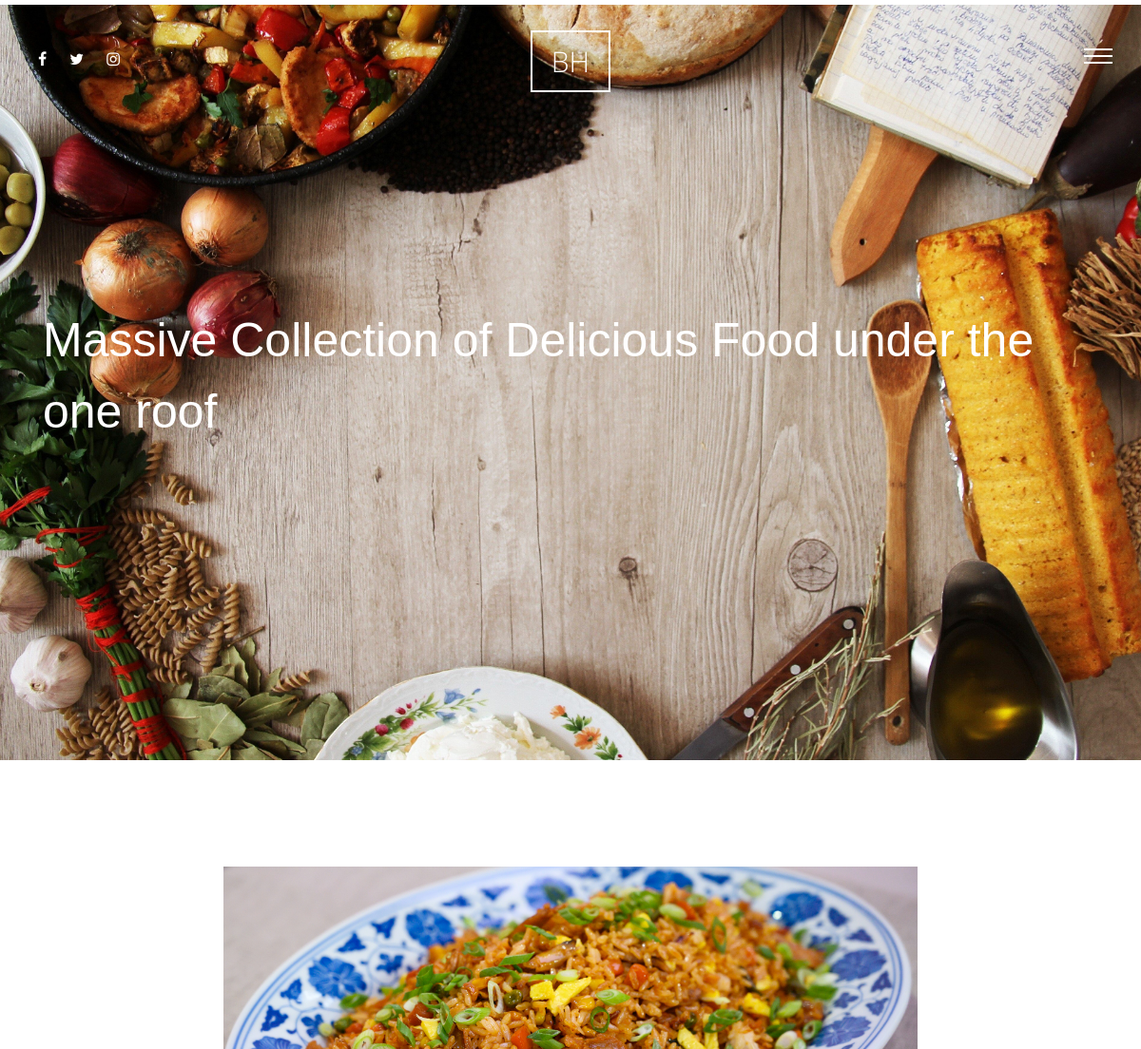
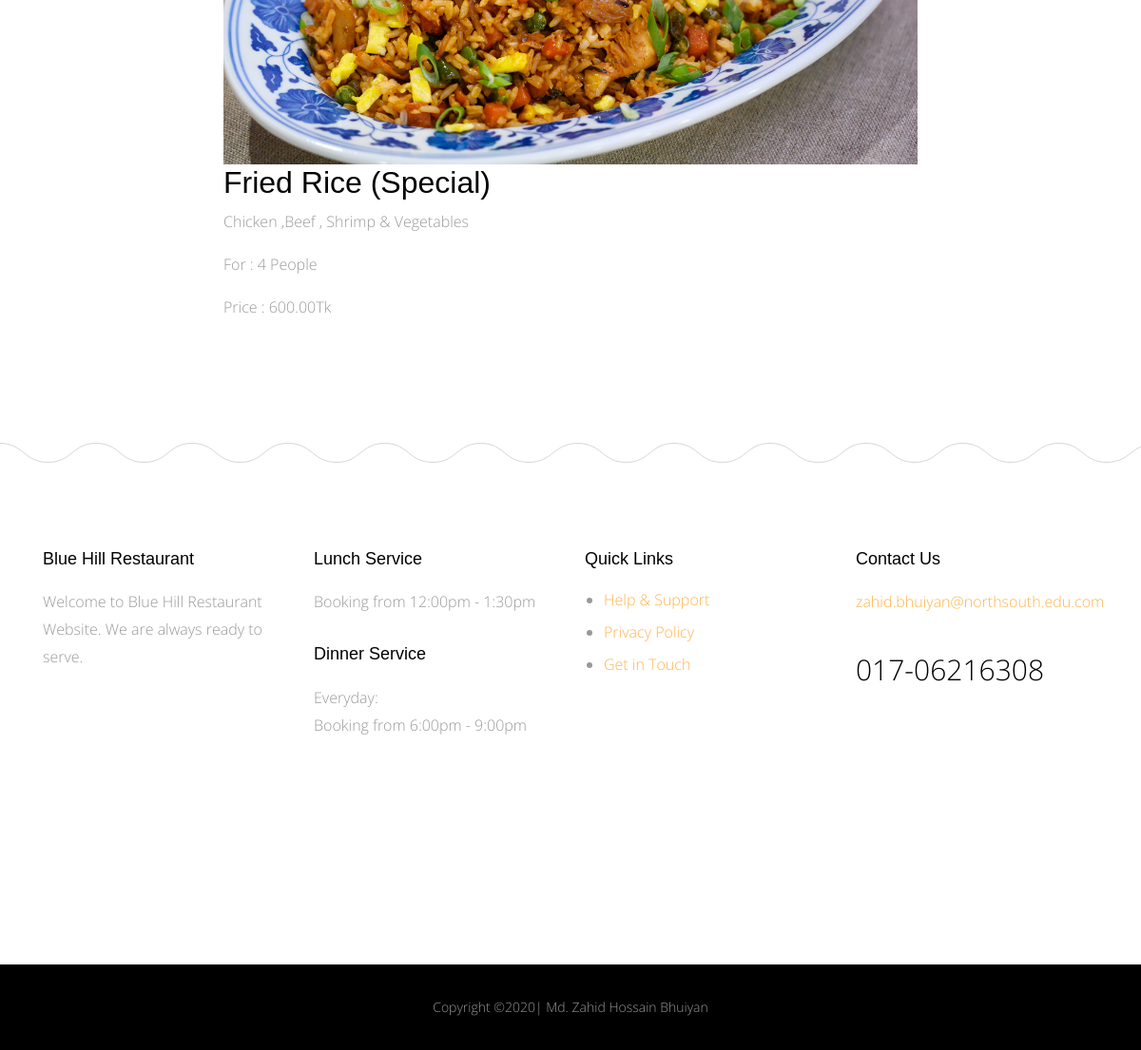
Page /meals/fried-rice-special on the committed database (2 pictures, top to bottom).
### meals/models.py (models this page shows, shortened)
class Meals(models.Model):
    name=models.CharField(max_length=50)
    description=models.TextField(max_length=500)
    category= models.ForeignKey('Category', on_delete = models.SET_NULL,null=True)
    people=models.IntegerField()
    price=models.DecimalField(max_digits=5,decimal_places=2)
    image=models.ImageField(upload_to='meals/')
    slug=  models.SlugField(blank=True,null=True)
    class Meta:
        verbose_name ='meal'
        verbose_name_plural='meals'
    def __str__(self):
        return self.name

### meals/views.py (the view)
# urls.py: path('<slug:slug>',views.meal_detail,name='meal_detail')
def meal_detail(request,slug):
    meal_detail=Meals.objects.get(slug=slug)
    context= {'meal_detail' : meal_detail}
    return render (request,'Meal/detail.html',context)

### meals/templates/Meal/detail.html (shortened to what this page needs)
{% extends 'base.html' %}
{% load static %}
{% block body %}
      <div class="main-wrap">
        <div class="cover_1">
          <div class="img_bg" style="background-image: url({% static 'site_static/img/food1.jpg' %})" data-stellar-background-ratio="0.5">
            <div class="container">
              <div class="row align-items-center">
                <div class="col-md-12" data-aos="fade-up">
                  <h2 class="heading">Massive Collection of Delicious Food under the one roof</h2>
                </div>
              </div>
            </div>
          </div>
        </div>
        <div class="section">
          <div class="container">
            <div class="row justify-content-center">
              <div class="col-md-8" data-aos="fade-up">
                <img class="meal_img" src="{{meal_detail.image.url}}" alt="">
                <h2>{{meal_detail}}</h2>
                <p>{{meal_detail.description}}</p>
                <p>For : {{meal_detail.people}} People</p>
                <p>Price : {{meal_detail.price}}Tk </p>
              </div>
            </div>
          </div>
        </div>
      </div>
{% endblock body %}

### templates/base.html (shortened to what this page needs)
{% load static %}
<!doctype html>
<html lang="en">
  <head>
    <link rel="stylesheet" href="{% static 'site_static/css/bootstrap.css' %}">
    <link rel="stylesheet" href="{% static 'site_static/css/animate.css' %}">
    <link rel="stylesheet" href="{% static 'site_static/css/owl.carousel.min.css' %}">
    <link rel="stylesheet" href="{% static 'site_static/css/magnific-popup.css' %}">
    <link rel="stylesheet" href="{% static 'site_static/css/aos.css' %}">
    <link rel="stylesheet" href="{% static 'site_static/css/bootstrap-datepicker.css' %}">
    <link rel="stylesheet" href="{% static 'site_static/css/jquery.timepicker.css' %}">
    <link rel="stylesheet" href="{% static 'site_static/fonts/ionicons/css/ionicons.min.css' %}">
    <link rel="stylesheet" href="{% static 'site_static/fonts/fontawesome/css/font-awesome.min.css' %}">
    <link rel="stylesheet" href="{% static 'site_static/fonts/flaticon/font/flaticon.css' %}">
    <link rel="stylesheet" href="{% static 'site_static/css/style.css' %}">
  </head>
  <body>
    <div class="site-wrap">
      <header class="site-header">
        <div class="row align-items-center">
          <div class="col-5 col-md-3">
             <ul class="list-unstyled social">
              <li><a href="#"><span class="fa fa-facebook"></span></a></li>
              <li><a href="#"><span class="fa fa-twitter"></span></a></li>
              <li><a href="#"><span class="fa fa-instagram"></span></a></li>
            </ul>
          </div>
          <div class="col-2 col-md-6 text-center">
            <a href="/" class="site-logo">BH</a>
          </div>
          <div class="col-5 col-md-3 text-right menu-burger-wrap">
            <a href="#" class="site-nav-toggle js-site-nav-toggle"><i></i></a>
          </div>
        </div>
      </header>
     {% block body %}
     {% endblock body %}
      <footer>
        <div class="site-footer">
          <div class="container">
            <div class="row small-gutters mb-5">
              <div class="col-md-6 col-lg-3 mb-5" data-aos="fade" data-aos-delay="100">
                <div class="footer-widget">
                  <h3>Blue Hill Restaurant</h3>
                  <p>Welcome to Blue Hill Restaurant Website. We are always ready to serve.</p>
                </div>
              </div>
              <div class="col-md-6 col-lg-3 mb-5" data-aos="fade" data-aos-delay="200">
                <div class="footer-widget">
                  <h3>Lunch Service</h3>
                  <p>Booking from 12:00pm - 1:30pm</p>
                  <h3>Dinner Service</h3>
                  <p>Everyday: <br> Booking from 6:00pm - 9:00pm</p>
                </div>
              </div>
              <div class="col-md-6 col-lg-3 mb-5" data-aos="fade" data-aos-delay="300">
                <div class="footer-widget">
                  <h3>Quick Links</h3>
                  <ul>
                    <li><a href="#">Help &amp; Support</a></li>
                    <li><a href="#">Privacy Policy</a></li>
                    <li><a href="#">Get in Touch</a></li>
                  </ul>
                </div>
              </div>
              <div class="col-md-6 col-lg-3 mb-5" data-aos="fade" data-aos-delay="400">
                <div class="footer-widget footer-contact-widget">
                  <h3>Contact Us</h3>
                  <p class="contact-email">zahid.bhuiyan@northsouth.edu.com</p>
                  <p class="contact-phone">017-06216308</p>
                </div>
              </div>
            </div>
          </div>
        </div>
      </footer>
      <div class="site-footer-copyright">
        <div class="container">
          <div class="row">
             <p class="footer-text col-md-12">
Copyright &copy;<script>document.write(new Date().getFullYear());</script>| Md. Zahid Hossain Bhuiyan </a>
</p>
          </div>
        </div>
      </div>
    </div>
  </body>
</html>

### static/site_static/css/style.css (style rules this page uses)
html { overflow-x: hidden; }
body { background: #fff; font-family: "Open Sans", cursive; font-size: 16px; line-height: 1.8; font-weight: 300; color: #999999; }
a { -webkit-transition: .3s all ease; -o-transition: .3s all ease; transition: .3s all ease; text-decoration: none; }
h1, h2, h3, h4, h5 { color: #000; font-family: "Playfair Display", Arial, sans-serif; }
.site-header { padding: 3em 30px; position: absolute; top: 0; z-index: 100; width: 100%; }
.site-header .site-logo { line-height: 0; padding: 10px 20px; border: 2px solid #fff; color: #fff; font-size: 30px; }
.site-header .social li { display: inline-block; }
.site-header .social li a { color: #fff; padding: 0 10px; }
.site-footer { background: url("../img/curve_line.svg") repeat-x top left; padding: 7em 0; }
.site-footer .footer-widget h3 { font-size: 18px; margin-bottom: 20px; }
.site-footer .footer-widget p { margin-bottom: 30px; }
.site-footer .footer-widget ul { padding-left: 20px; }
.site-footer .footer-widget ul li { line-height: 1.5; margin-bottom: 10px; }
.site-footer-copyright { background: #000; padding: 2em 0; text-align: center; }
.site-footer-copyright p { font-size: 14px; }
.site-footer-copyright p:last-child { margin-bottom: 0; }
.footer-contact-widget .contact-email { color: #fdb44b; }
.footer-contact-widget .contact-phone { font-size: 30px; color: #000; }
.menu-burger-wrap { position: relative; }
.site-nav-toggle { width: 30px; height: 30px; cursor: pointer; text-decoration: none; position: relative; top: -15px; z-index: 21; display: block !important; float: right; right: 0; display: none; border-bottom: none !important; }
.site-nav-toggle i { position: relative; display: -moz-inline-stack; display: inline-block; zoom: 1; *display: inline; width: 30px; height: 2px; font: bold 14px/.4 Helvetica; text-transform: uppercase; text-indent: -55px; background: #fff; -webkit-transition: all .2s ease-out; -o-transition: all .2s ease-out; transition: all .2s ease-out; }
.site-nav-toggle i:before, .site-nav-toggle i:after { content: ''; width: 30px; height: 2px; background: #fff; position: absolute; left: 0; -webkit-transition: 0.2s; -o-transition: 0.2s; transition: 0.2s; }
.site-nav-toggle i:before { top: -7px; }
.site-nav-toggle i:after { bottom: -7px; }
.section { padding: 7em 0; }
.cover_1 { position: relative; }
.cover_1 .img_bg { background-repeat: no-repeat; background-size: cover !important; background-position: center center; }
.cover_1 .img_bg, .cover_1 .img_bg > .container > .row { min-height: 700px; height: 100vh; }
.cover_1 .heading { color: white; font-weight: 300; font-size: 30px; line-height: 1.5; }
@media (min-width: 768px) { .cover_1 .heading { font-size: 50px; line-height: 1.5; } }
.small-gutters { margin-right: -15px; margin-left: -15px; }
.small-gutters > [class*="col-"] { padding-right: 15px; padding-left: 15px; }
.meal_img { width: 100% !important ; }

### rows in the picture
Meals: image (picture), name "Fried Rice (Special)", description "Chicken ,Beef , Shrimp & Vegetables", people "4", price "600.00"
